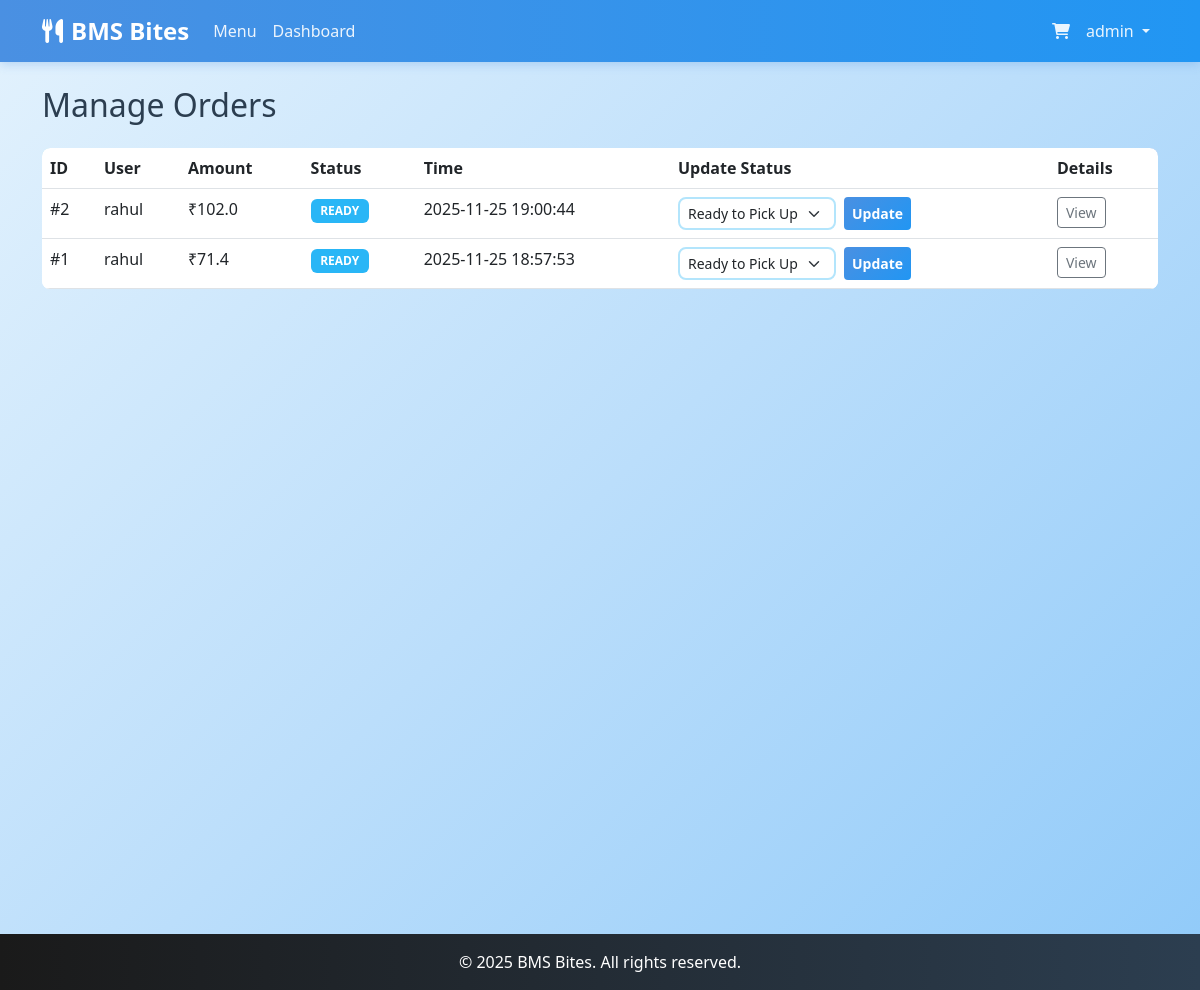
Page /admin/orders (signed in) on the earlier database version.
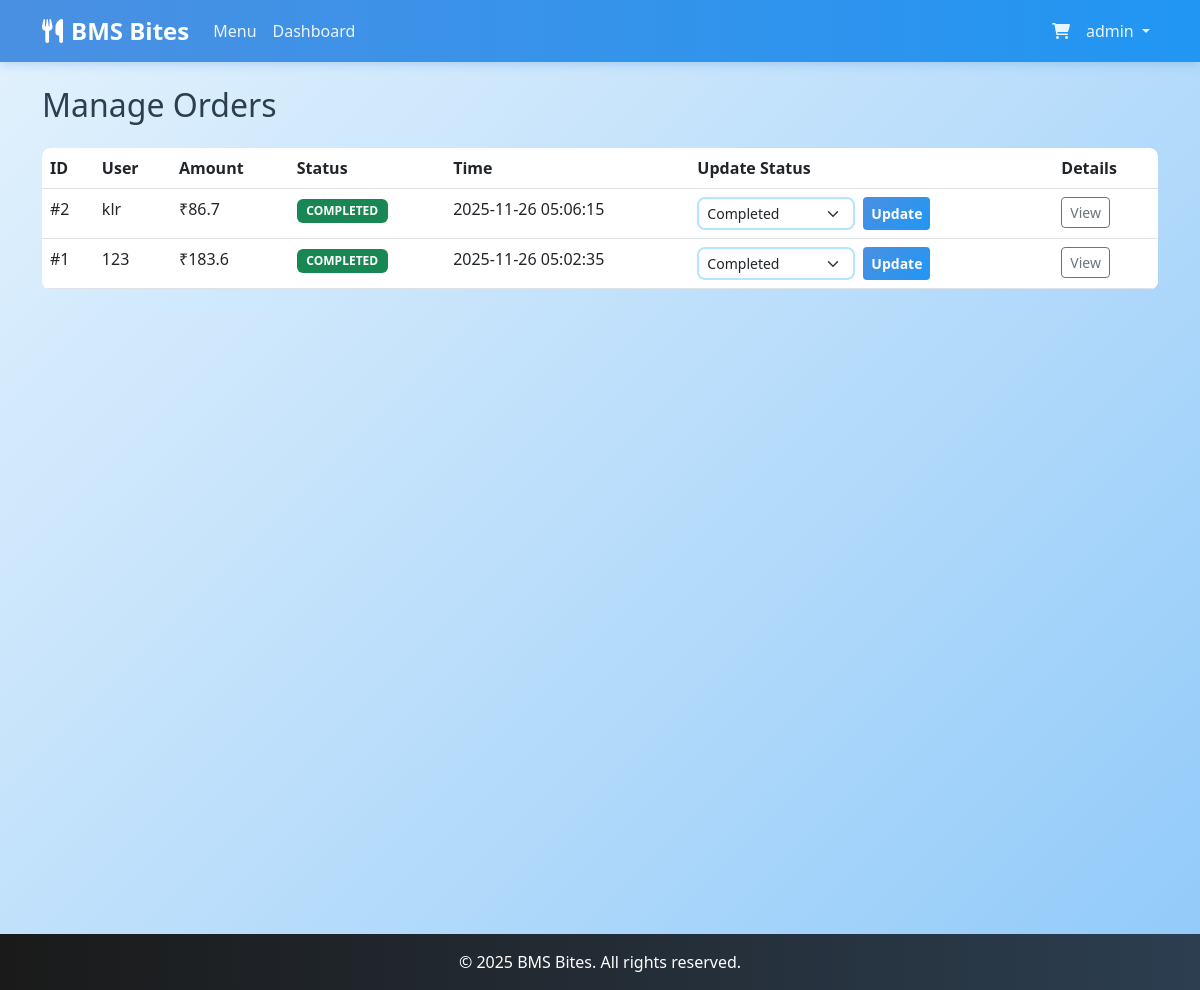
Same page on the later database version.
### tables this page shows
CREATE TABLE orders (
    id INTEGER PRIMARY KEY AUTOINCREMENT,
    user_id INTEGER NOT NULL,
    canteen_id INTEGER NOT NULL,
    total_amount REAL NOT NULL,
    platform_fee REAL DEFAULT 0.0,
    status TEXT NOT NULL DEFAULT 'preparing', -- 'preparing', 'ready', 'completed'
    pickup_time TEXT,
    created_at TIMESTAMP DEFAULT CURRENT_TIMESTAMP,
    FOREIGN KEY (user_id) REFERENCES users (id),
    FOREIGN KEY (canteen_id) REFERENCES canteens (id)
);

CREATE TABLE users (
    id INTEGER PRIMARY KEY AUTOINCREMENT,
    username TEXT UNIQUE NOT NULL,
    password_hash TEXT NOT NULL,
    role TEXT NOT NULL DEFAULT 'customer', -- 'customer' or 'admin'
    created_at TIMESTAMP DEFAULT CURRENT_TIMESTAMP
);

### routes/admin.py (the view)
@admin_bp.route('/orders')
@admin_required
def manage_orders():
    orders = order_mgr.get_all_orders()
    return render_template('manage_orders.html', orders=orders)

### app.py (called while the page is built)
@app.context_processor
def inject_session():
    return dict(session=session)

### routes/admin.py (called while the page is built)
def admin_required(view):
    @functools.wraps(view)
    def wrapped_view(**kwargs):
        if session.get('role') != 'admin':
            flash('Admin access required', 'danger')
            return redirect(url_for('auth.login'))
        return view(**kwargs)
    return wrapped_view

### templates/manage_orders.html (shortened to what this page needs)
{% extends "layout.html" %}
{% block content %}
<h2 class="mb-4">Manage Orders</h2>
<div class="table-responsive">
    <table class="table table-hover">
        <thead>
            <tr>
                <th>ID</th>
                <th>User</th>
                <th>Amount</th>
                <th>Status</th>
                <th>Time</th>
                <th>Update Status</th>
                <th>Details</th>
            </tr>
        </thead>
        <tbody>
            {% for order in orders %}
            <tr>
                <td>#{{ order['id'] }}</td>
                <td>{{ order['username'] }}</td>
                <td>₹{{ order['total_amount'] }}</td>
                <td>
                    <span
                        class="badge bg-{{ 'warning' if order['status'] == 'preparing' else 'info' if order['status'] == 'ready' else 'success' }}">
                        {{ order['status']|upper }}
                    </span>
                </td>
                <td>{{ order['created_at'] }}</td>
                <td>
                    <form action="{{ url_for('admin.update_status', order_id=order['id']) }}" method="POST"
                        class="d-flex gap-2">
                        <select name="status" class="form-select form-select-sm" style="width: auto;">
                            <option value="ready" {% if order['status']=='ready' %}selected{% endif %}>Ready to Pick Up
                            </option>
                            <option value="completed" {% if order['status']=='completed' %}selected{% endif %}>Completed
                            </option>
                        </select>
                        <button type="submit" class="btn btn-sm btn-primary">Update</button>
                    </form>
                </td>
                <td>
                    <a href="{{ url_for('main.order_detail', order_id=order['id']) }}"
                        class="btn btn-sm btn-outline-secondary">View</a>
                </td>
            </tr>
            {% endfor %}
        </tbody>
    </table>
</div>
{% endblock %}

### templates/layout.html (shortened to what this page needs)
<!DOCTYPE html>
<html lang="en">
<head>
    <link href="https://cdn.jsdelivr.net/npm/bootstrap@5.3.0/dist/css/bootstrap.min.css" rel="stylesheet">
    <link rel="stylesheet" href="{{ url_for('static', filename='css/style.css') }}">
    <link rel="stylesheet" href="https://cdnjs.cloudflare.com/ajax/libs/font-awesome/6.0.0/css/all.min.css">
</head>
<body>
    <nav class="navbar navbar-expand-lg navbar-dark bg-dark sticky-top">
        <div class="container">
            <a class="navbar-brand" href="{{ url_for('main.index') }}">
                <i class="fas fa-utensils me-2"></i>BMS Bites
            </a>
            <div class="collapse navbar-collapse" id="navbarNav">
                <ul class="navbar-nav me-auto">
                    <li class="nav-item">
                        <a class="nav-link" href="{{ url_for('main.menu') }}">Menu</a>
                    </li>
                    {% if session.get('role') == 'admin' %}
                    <li class="nav-item">
                        <a class="nav-link" href="{{ url_for('admin.dashboard') }}">Dashboard</a>
                    </li>
                    {% endif %}
                </ul>
                <ul class="navbar-nav">
                    <li class="nav-item">
                        <a class="nav-link position-relative" href="{{ url_for('main.cart') }}">
                            <i class="fas fa-shopping-cart"></i>
                        </a>
                    </li>
                    {% if session.get('user_id') %}
                    <li class="nav-item dropdown">
                        <a class="nav-link dropdown-toggle" href="#" id="navbarDropdown" role="button"
                            data-bs-toggle="dropdown">
                            {{ session.get('username') }}
                        </a>
                    </li>
                    {% endif %}
                </ul>
            </div>
        </div>
    </nav>
    <div class="container mt-4 min-vh-100">
        {% block content %}{% endblock %}
    </div>
    <footer class="bg-dark text-white text-center py-3 mt-5">
        <div class="container">
            <p class="mb-0">&copy; 2025 BMS Bites. All rights reserved.</p>
        </div>
    </footer>
</body>
</html>

### static/css/style.css (style rules this page uses)
:root { --primary-color: #87CEEB; --secondary-color: #4A90E2; --dark-color: #1a1a1a; --light-bg: #E3F2FD; --white: #FFFFFF; --text-dark: #2c3e50; --success-color: #4CAF50; --warning-color: #FFA726; --danger-color: #EF5350; }
body { font-family: 'Segoe UI', Tahoma, Geneva, Verdana, sans-serif; background: linear-gradient(135deg, #E3F2FD 0%, #BBDEFB 50%, #90CAF9 100%); background-attachment: fixed; min-height: 100vh; color: var(--text-dark); }
.navbar-dark { background: linear-gradient(90deg, #4A90E2 0%, #2196F3 100%) !important; box-shadow: 0 2px 10px rgba(74, 144, 226, 0.3); }
.navbar-brand { font-weight: bold; font-size: 1.5rem; color: var(--white) !important; }
.nav-link { color: rgba(255, 255, 255, 0.9) !important; transition: all 0.3s ease; }
.btn-primary { background: linear-gradient(135deg, #4A90E2 0%, #2196F3 100%); border: none; color: var(--white); font-weight: 600; transition: all 0.3s ease; }
.table { background-color: var(--white); border-radius: 8px; overflow: hidden; }
.table thead { background: linear-gradient(90deg, #87CEEB 0%, #4A90E2 100%); color: var(--white); }
.badge { font-weight: 600; padding: 0.5em 0.8em; }
.form-control, .form-select { border: 2px solid #B3E5FC; border-radius: 8px; transition: all 0.3s ease; }
footer { margin-top: auto; background: linear-gradient(90deg, #1a1a1a 0%, #2c3e50 100%) !important; color: var(--white); }
html { scroll-behavior: smooth; }
.container { background-color: transparent; }

Differences in the rows shown:
changed orders id 2: username "rahul" → "klr"; total_amount "102.0" → "86.7"; status "READY" → "COMPLETED"; created_at "2025-11-25 19:00:44" → "2025-11-26 05:06:15"; status "Ready to Pick Up" → "Completed"
changed orders id 1: username "rahul" → "123"; total_amount "71.4" → "183.6"; status "READY" → "COMPLETED"; created_at "2025-11-25 18:57:53" → "2025-11-26 05:02:35"; status "Ready to Pick Up" → "Completed"
